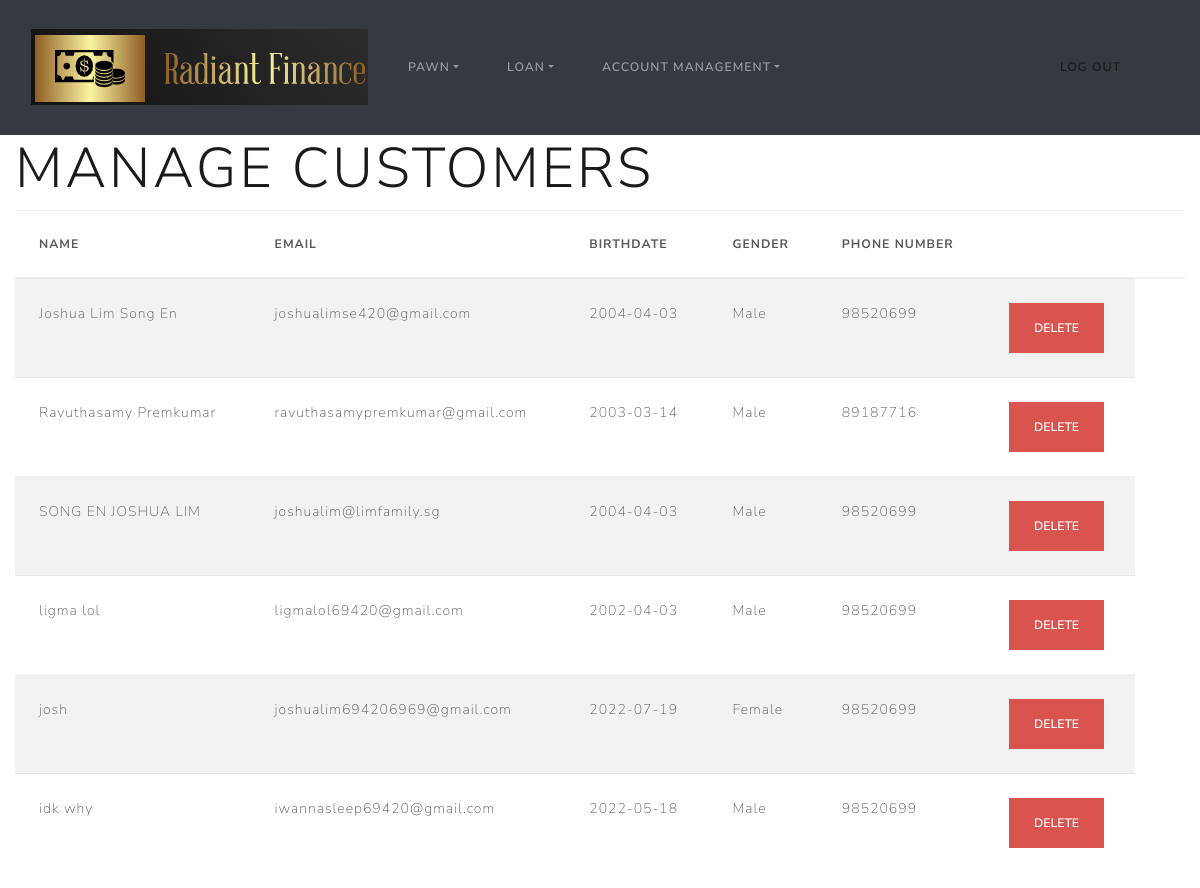
Page /manageCustomer (signed in) on the committed database.
### __init__.py (models this page shows)
class User(db.Model, UserMixin):
    id = db.Column(db.Integer, primary_key=True)
    name = db.Column(db.String(20), nullable=False)
    gender = db.Column(db.String(1), nullable=False)
    phone = db.Column(db.String(8), nullable=False)
    birthdate = db.Column(db.Date, nullable=False)
    email = db.Column(db.String(30), nullable=False)
    password = db.Column(db.String(100), nullable=False)
    role = db.Column(db.Integer, nullable=False)
    passwordChange = db.Column(db.Date, nullable=False)
    passAttempt = (db.Column(db.Integer, nullable=False))
    TWOFAStatus = db.Column(db.String(30), nullable=False)
    FUI = db.Column(db.String(300), nullable=True)
    FUI_ID = db.Column(db.String(300), nullable=True)
    verified = db.Column(db.Integer, nullable=True)

### __init__.py (the view)
@app.route('/manageCustomer', methods=['GET', 'POST'])
@login_required
def manage_customers():
    role = session['role']
    if role == 1:
        pass
    else:
        return redirect(url_for('main'))
    return render_template('manageCustomer.html', Users=User.query.all())

### __init__.py (called while the page is built)
@login_manager.user_loader
def load_user(user_id):
    return User.query.get(int(user_id))

### templates/manageCustomer.html (shortened to what this page needs)
{% extends "baseDashboard.html" %}
{% block content %}
<h1 class="display-4">Manage Customers</h1>
<div>
  <table class="table table-striped">
    <thead>
      <tr>
        <th>Name</th>
        <th>Email</th>
        <th>BirthDate</th>
        <th>gender</th>
        <th>Phone Number</th>
        <th></th>
        <th></th>
      </tr>
    </thead>
    <tbody>
      {% for User in Users %}
      {%if User.role==0%}
        <tr>
          <td>{{ User.name }}</td>
          <td>{{ User.email }}</td>
          <td>{{User.birthdate}}</td>
          {% if User.gender == "F" %}
            <td>Female</td>
          {% elif User.gender == "M" %}
            <td>Male</td>
          {% endif %}
          <td>{{User.phone}}</td>
        <td>
            <form action="{{url_for('delete_customer', id=User.id)}}" method="POST">
          <form type="button" class="btn btn-danger" data-bs-toggle="modal" data-bs-target="#myModal_{{User.id}}">
            <input type="submit" value="Delete" class="btn btn-danger">
          </form>
            </form>
          </td>
        </tr>
        {%endif%}
      {% endfor %}
    </tbody>
  </table>
</div>
{% endblock %}

### templates/baseDashboard.html (shortened to what this page needs)
<!DOCTYPE html>
<html lang="en">
<head>
    <link rel="stylesheet" href="https://cdn.jsdelivr.net/npm/bootswatch@4.5.2/dist/lux/bootstrap.min.css">
</head>
<body>
    {% block navbar %}
        {% include 'includes/_navbarDashBoard.html' %}
    {% endblock %}
    <div class="container-fluid">
        {% block content %}
        {% endblock %}
    </div>
</body>
</html>

### templates/includes/_navbarDashboard.html (shortened to what this page needs)
<nav class="navbar navbar-expand-sm bg-dark navbar-dark">
  <div class="container-fluid">
    <a class="navbar-brand" href="/dashboard"><img src="static/img/logo.png" alt=""></a>
    <div class="collapse navbar-collapse" id="collapsibleNavbar">
      <ul class="navbar-nav">
        <li class="nav-item dropdown">
              <a class="nav-link dropdown-toggle" href="#" role="button" data-bs-toggle="dropdown">Pawn</a>
        </li>
         <li class="nav-item dropdown">
              <a class="nav-link dropdown-toggle" href="#" role="button" data-bs-toggle="dropdown">Loan</a>
        </li>
          <li class="nav-item dropdown">
              <a class="nav-link dropdown-toggle" href="#" role="button" data-bs-toggle="dropdown">Account Management</a>
        </li>
      </ul>
        <ul class = "like">
        <div class = "Loke">
          <li class="nav-item">
          <a class="nav-link" href="/logout">Log Out</a>
          </li>
        </div>
        </ul>
    </div>
  </div>
</nav>

### templates/includes/_navbarDashboard.html (style rules this page uses)
.like { display: flex; flex-direction: column; margin-left: auto; margin-bottom: 0; list-style: none; }

### rows in the picture
User: name "Joshua Lim Song En", email "joshualimse420@gmail.com", birthdate "2004-04-03", gender "Male", phone "98520699"
User: name "Ravuthasamy Premkumar", email "ravuthasamypremkumar@gmail.com", birthdate "2003-03-14", gender "Male", phone "89187716"
User: name "SONG EN JOSHUA LIM", email "joshualim@limfamily.sg", birthdate "2004-04-03", gender "Male", phone "98520699"
User: name "ligma lol", email "ligmalol69420@gmail.com", birthdate "2002-04-03", gender "Male", phone "98520699"
User: name "josh", email "joshualim694206969@gmail.com", birthdate "2022-07-19", gender "Female", phone "98520699"
User: name "idk why", email "iwannasleep69420@gmail.com", birthdate "2022-05-18", gender "Male", phone "98520699"
